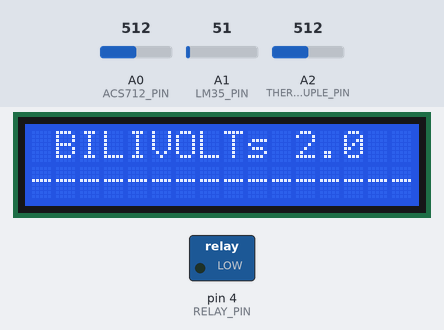
Simulated run of this sketch. Board: Arduino Uno, built with avr-gcc and run on an emulated ATmega328P. Parts: 16×2 character LCD, switched loads named in the sketch (green lamp = pin HIGH). The test bench sets the inputs (shaded band); at power-on: A2 (THERMOCOUPLE_PIN) = 512, A0 (ACS712_PIN) = 512, A1 (LM35_PIN) = 51. What the sketch prints to the serial monitor is not drawn.

Above: at 1.2 s.
1.3 s: A2 (THERMOCOUPLE_PIN) set to 417
14.7 s: A2 (THERMOCOUPLE_PIN) set to 397
At 25.1 s:
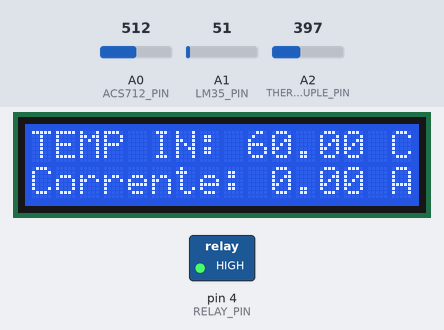
28.7 s: A0 (ACS712_PIN) set to 504
At 38.8 s:
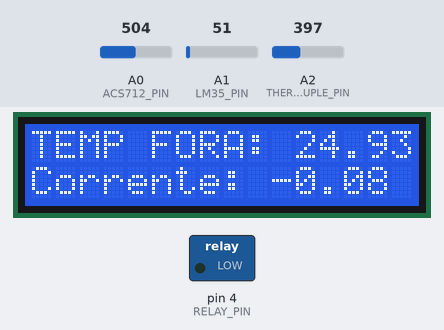
41.2 s: A1 (LM35_PIN) set to 61
At 49.9 s:
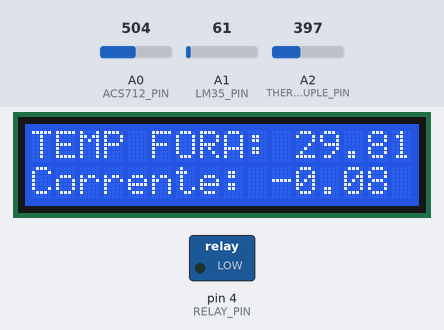
52.3 s: A2 (THERMOCOUPLE_PIN) set to 219
60.6 s: A2 (THERMOCOUPLE_PIN) set to 194
At 74.3 s:
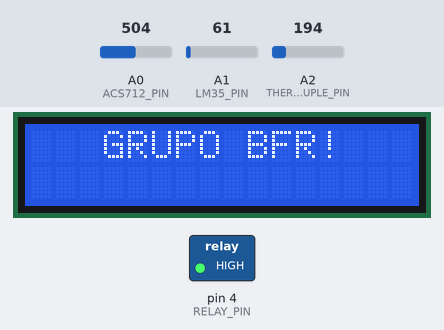
Timing chart, 0 to 75.6 s (numbered marks = the images above; inputs shaded):
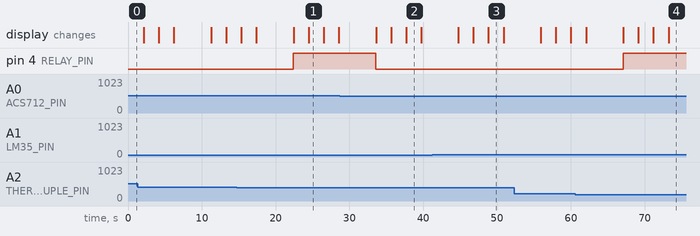

The sketch:

BFR.ino
```cpp
#include <Wire.h>
#include <LiquidCrystal_I2C.h>
#include <PID_v1.h>

// Definições para o LCD com PCF8574T
#define I2C_ADDR_LCD 0x27 // Endereço do display LCD

// Definições para o sensor de corrente ACS712
#define ACS712_PIN A0

// Definições para o sensor de temperatura LM35
#define LM35_PIN A1

// Definições para o termopar tipo K
#define THERMOCOUPLE_PIN A2

// Definições para o relé
#define RELAY_PIN 4

// Variáveis para o controle de temperatura
double setpoint = 4.0;  // Temperatura desejada
double histerese = 1.0; // Histerese de controle
double input, output, temperature;
PID pid(&input, &output, &setpoint, 1, 1, 1, DIRECT); // Parâmetros do PID

// Configuração do LCD
LiquidCrystal_I2C lcd(0x27, 2, 1, 0, 4, 5, 6, 7, 3, POSITIVE); //ENDEREÇO DO I2C E DEMAIS INFORMAÇÕES

void setup() {
  Serial.begin(9600); // Inicializa a comunicação serial

  lcd.begin(16, 2); //SETA A QUANTIDADE DE COLUNAS(16) E O NÚMERO DE LINHAS(2) DO DISPLAY
  lcd.setBacklight(HIGH); //LIGA O BACKLIGHT (LUZ DE FUNDO)

  // Inicialização do sensor de corrente
  pinMode(ACS712_PIN, INPUT);

  // Inicialização do sensor de temperatura LM35
  pinMode(LM35_PIN, INPUT);

  // Inicialização do termopar tipo K
  pinMode(THERMOCOUPLE_PIN, INPUT);

  // Inicialização do relé
  pinMode(RELAY_PIN, OUTPUT);

  // Inicialização do PID
  pid.SetMode(AUTOMATIC);
}

void loop() {
  // Leitura dos sensores
  double current = readCurrent();
  double temperatureLM35 = readTemperatureLM35();
  double temperatureThermocouple = readTemperatureThermocouple();

  // Atualização do PID
  input = temperatureThermocouple;
  pid.Compute();

  // Controle do relé
  if (output > 0) {
    digitalWrite(RELAY_PIN, HIGH); // Liga o relé
  } else {
    digitalWrite(RELAY_PIN, LOW); // Desliga o relé
  }

  // Exibir informações no LCD
  lcd.clear();
  lcd.setCursor(0, 0); //SETA A POSIÇÃO DO CURSOR
  lcd.print(" BILIVOLTs 2.0 "); //IMPRIME O TEXTO NO DISPLAY LCD
  lcd.setCursor(0, 1); //SETA A POSIÇÃO DO CURSOR
  lcd.print("----------------"); //SEQUÊNCIA DE ESPAÇOS
  delay(2000); //INTERVALO DE 2 SEGUNDOS
  lcd.setCursor(0, 0); //SETA A POSIÇÃO DO CURSOR
  lcd.print("TEMP IN: "); //IMPRIME O TEXTO NO DISPLAY LCD
  lcd.print(temperatureThermocouple);
  lcd.print(" C");
  lcd.setCursor(0, 1);
  lcd.print("Corrente: ");
  lcd.print(current);
  lcd.print(" A");
  delay(2000); //INTERVALO DE 2 SEGUNDOS
  lcd.setCursor(0, 0); //SETA A POSIÇÃO DO CURSOR
  lcd.print("TEMP FORA: "); //IMPRIME O TEXTO NO DISPLAY LCD
  lcd.print(temperatureLM35);
  lcd.print(" C");
  lcd.setCursor(0, 1);
  lcd.print("Corrente: ");
  lcd.print(current);
  lcd.print(" A");
  delay(2000); //INTERVALO DE 2 SEGUNDOS
  lcd.setCursor(0, 0); //SETA A POSIÇÃO DO CURSOR
  lcd.print("                "); //SEQUÊNCIA DE ESPAÇOS
  lcd.setCursor(0, 0); //SETA A POSIÇÃO DO CURSOR
  lcd.print("   GRUPO BFR!  "); //IMPRIME O TEXTO NO DISPLAY LCD
  lcd.setCursor(0, 1);
  lcd.print("  2024  "); //IMPRIME O TEXTO NO DISPLAY LCD
  lcd.setCursor(0, 1); //SETA A POSIÇÃO DO CURSOR
  lcd.print("                "); //SEQUÊNCIA DE ESPAÇOS
  delay(3000); // Aguarda 1 segundo antes de atualizar o LCD

  // Envio dos dados pela porta serial
  Serial.print("Temperatura Thermocouple: ");
  Serial.print(temperatureThermocouple);
  Serial.print(" C, Corrente: ");
  Serial.print(current);
  Serial.print(" A, Temperatura LM35: ");
  Serial.print(temperatureLM35);
  Serial.println(" C");
  delay(2000); // Aguarda 2 segundos antes de enviar o próximo conjunto de dados

}

// Função para ler a corrente do sensor ACS712
double readCurrent() {
  int sensorValue = analogRead(ACS712_PIN);
  double current = (sensorValue - 512) / 102.3; // Ajuste para converter a leitura em amperes
  return current;
}

// Função para ler a temperatura do sensor LM35
double readTemperatureLM35() {
  int sensorValue = analogRead(LM35_PIN);
  double temperature = (sensorValue * 5.0) / 1023.0 * 100.0; // Ajuste para converter a leitura em graus Celsius
  return temperature;
}

// Função para ler a temperatura do termopar tipo K
double readTemperatureThermocouple() {
  int sensorValue = analogRead(THERMOCOUPLE_PIN);

  // Convertendo a leitura analógica para tensão (assumindo que o resistor é de 10kΩ)
  double voltage = sensorValue * (5.0 / 1023.0); // Tensão máxima é de 5V

  // Supondo uma relação linear entre tensão e temperatura (para fins de exemplo)
  // Você precisará calibrar esta relação com base nas características reais do seu resistor
  // Esta é apenas uma aproximação simplificada
  double temperature = map(voltage, 0, 5, 25, 200); // Mapeia a tensão para um intervalo aproximado de temperatura

  return temperature;
}
```

Measured:
- the behaviour switches between 410 and 409 on A2 (THERMOCOUPLE_PIN) (found by bisection; images 0 and 1)
- the behaviour switches between 512 and 511 on A0 (ACS712_PIN) (found by bisection; images 1 and 2)
- the behaviour switches between 205 and 204 on A2 (THERMOCOUPLE_PIN) (found by bisection; images 3 and 4)
- after the input at 14.7 s, pin 4 (RELAY_PIN): LOW → HIGH after 7.7 s
- after the input at 60.6 s, pin 4 (RELAY_PIN): LOW → HIGH after 6.5 s
- what the display in image 1 shows lasts 2.0 s, from 24.5 s to 26.5 s
- what the display in image 2 shows lasts 2.0 s, from 37.7 s to 39.7 s
